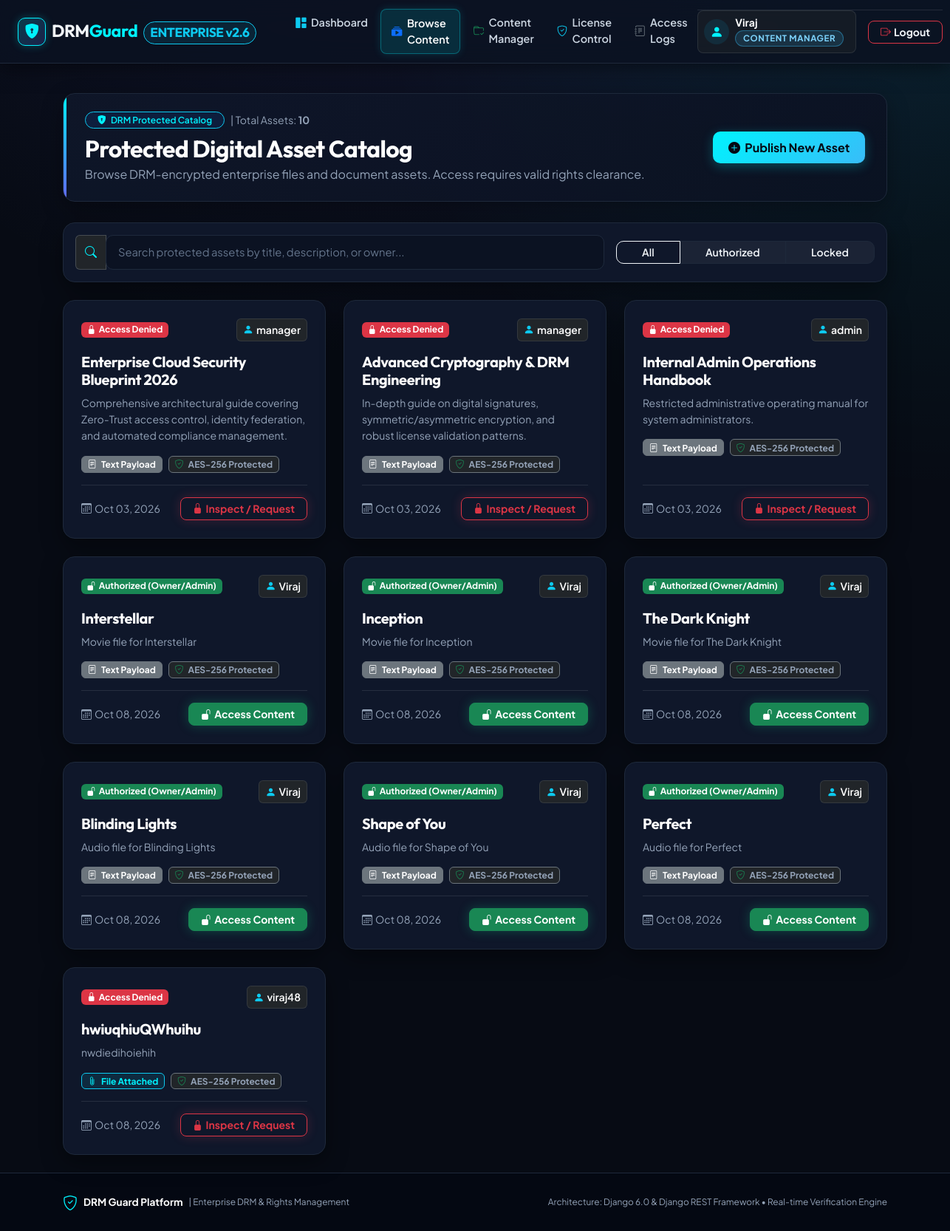
The page /contents/ (signed in) on the database its author committed.
### DRM_App/models.py (models this page shows, shortened)
class UserProfile(models.Model):
    ROLE_CHOICES = (
        ('ADMIN', 'Admin'),
        ('CONTENT_MANAGER', 'Content Manager'),
        ('NORMAL_USER', 'Normal User'),
    )
    user = models.OneToOneField(User, on_delete=models.CASCADE, related_name='profile')
    role = models.CharField(max_length=20, choices=ROLE_CHOICES, default='NORMAL_USER')
    created_at = models.DateTimeField(auto_now_add=True)
    @property
    def is_admin(self):
        return self.role == 'ADMIN' or self.user.is_superuser
    @property
    def is_content_manager(self):
        return self.role in ['ADMIN', 'CONTENT_MANAGER'] or self.user.is_superuser
    @property
    def is_normal_user(self):
        return self.role == 'NORMAL_USER'

class DigitalContent(models.Model):
    STATUS_CHOICES = (
        ('ACTIVE', 'Active'),
        ('DRAFT', 'Draft'),
        ('INACTIVE', 'Inactive'),
    )
    title = models.CharField(max_length=255)
    description = models.TextField()
    content_body = models.TextField(help_text="Protected text or document data", blank=True, null=True)
    file = models.FileField(upload_to='digital_contents/', blank=True, null=True)
    owner = models.ForeignKey(User, on_delete=models.CASCADE, related_name='contents')
    status = models.CharField(max_length=20, choices=STATUS_CHOICES, default='ACTIVE')
    created_at = models.DateTimeField(auto_now_add=True)
    updated_at = models.DateTimeField(auto_now=True)

### DRM_App/views.py (the view, shortened to what this page needs)
# urls.py: path('contents/', views.content_list_view, name='content_list'),
@login_required
def content_list_view(request):
    contents = DigitalContent.objects.filter(status='ACTIVE')
    user = request.user
    content_status_map = []
    now = timezone.now()
    for item in contents:
        has_access = False
        badge_text = "Access Denied"
        badge_class = "bg-danger"
        if user.profile.is_admin or item.owner == user:
            has_access = True
            badge_text = "Authorized (Owner/Admin)"
            badge_class = "bg-success"
        else:
            lic = License.objects.filter(user=user, content=item).order_by('-created_at').first()
        content_status_map.append({
            'object': item,
            'has_access': has_access,
            'badge_text': badge_text,
            'badge_class': badge_class
        })
    return render(request, 'DRM_App/content_list.html', {'content_items': content_status_map})

### DRM_App/templates/DRM_App/content_list.html (shortened to what this page needs)
{% extends 'DRM_App/base.html' %}
{% block content %}
<div class="page-header-banner d-flex flex-column flex-md-row justify-content-between align-items-md-center gap-3">
    <div>
        <div class="d-flex align-items-center gap-2 mb-2">
            <span class="badge bg-primary bg-opacity-10 text-cyan border border-info border-opacity-30 rounded-pill px-3 py-1 fw-semibold">
                <i class="bi bi-shield-lock-fill me-1"></i> DRM Protected Catalog
            </span>
            <span class="text-muted small">| Total Assets: <strong>{{ content_items|length }}</strong></span>
        </div>
        <h2 class="fw-bold text-white mb-1">Protected Digital Asset Catalog</h2>
        <p class="text-muted mb-0">Browse DRM-encrypted enterprise files and document assets. Access requires valid rights clearance.</p>
    </div>
    {% if user.profile.is_content_manager %}
    <div>
        <a href="{% url 'content_create' %}" class="btn btn-primary-custom">
            <i class="bi bi-plus-circle-fill"></i> Publish New Asset
        </a>
    </div>
    {% endif %}
</div>
<div class="card card-custom p-3 mb-4">
    <div class="row g-3 align-items-center">
        <div class="col-md-7 col-lg-8">
            <div class="input-group">
                <span class="input-group-text bg-dark border-secondary text-cyan border-opacity-50">
                    <i class="bi bi-search"></i>
                </span>
                <input type="text" id="catalogSearchInput" class="form-control" placeholder="Search protected assets by title, description, or owner..." onkeyup="filterCatalog()">
            </div>
        </div>
        <div class="col-md-5 col-lg-4 d-flex justify-content-md-end gap-2">
            <div class="btn-group w-100" role="group">
                <button type="button" class="btn btn-glass btn-sm active text-cyan" onclick="filterCategory('all', this)">All</button>
                <button type="button" class="btn btn-glass btn-sm" onclick="filterCategory('accessible', this)">Authorized</button>
                <button type="button" class="btn btn-glass btn-sm" onclick="filterCategory('locked', this)">Locked</button>
            </div>
        </div>
    </div>
</div>
{% if content_items %}
<div class="row g-4" id="catalogGrid">
    {% for item in content_items %}
    <div class="col-md-6 col-lg-4 catalog-item" data-access="{% if item.has_access %}accessible{% else %}locked{% endif %}" data-text="{{ item.object.title|lower }} {{ item.object.description|lower }} {{ item.object.owner.username|lower }}">
        <div class="card card-custom card-interactive h-100 p-4 d-flex flex-column">
            <div class="d-flex justify-content-between align-items-center mb-3">
                <span class="badge {{ item.badge_class }} px-2.5 py-1.5 fw-bold d-inline-flex align-items-center gap-1">
                    {% if item.has_access %}<i class="bi bi-unlock-fill"></i>{% else %}<i class="bi bi-lock-fill"></i>{% endif %}
                    {{ item.badge_text }}
                </span>
                <div class="d-flex align-items-center gap-1 text-muted small bg-dark bg-opacity-60 px-2 py-1 rounded-2 border border-secondary border-opacity-25">
                    <i class="bi bi-person-fill text-info"></i>
                    <span class="text-white fw-semibold">{{ item.object.owner.username }}</span>
                </div>
            </div>
            <div class="mb-3">
                <h5 class="fw-bold text-white mb-2 line-clamp-2">{{ item.object.title }}</h5>
                <p class="text-muted small flex-grow-1 mb-0" style="line-height: 1.6;">{{ item.object.description|truncatewords:20 }}</p>
            </div>
            <div class="d-flex flex-wrap gap-2 mb-3">
                {% if item.object.file %}
                    <span class="badge bg-info bg-opacity-10 text-cyan border border-info border-opacity-30 rounded-2"><i class="bi bi-paperclip me-1"></i> File Attached</span>
                {% else %}
                    <span class="badge bg-secondary bg-opacity-20 text-white border border-secondary border-opacity-40 rounded-2"><i class="bi bi-file-text me-1"></i> Text Payload</span>
                {% endif %}
                <span class="badge bg-dark text-muted border border-secondary border-opacity-30 rounded-2"><i class="bi bi-shield-check me-1 text-success"></i> AES-256 Protected</span>
            </div>
            <div class="pt-3 mt-auto border-top border-secondary border-opacity-25 d-flex justify-content-between align-items-center">
                <small class="text-muted"><i class="bi bi-calendar3 me-1"></i>{{ item.object.created_at|date:"M d, Y" }}</small>
                {% if item.has_access %}
                    <a href="{% url 'content_detail' item.object.id %}" class="btn btn-success btn-sm px-3 rounded-3 fw-bold d-inline-flex align-items-center gap-1" style="box-shadow: 0 0 15px rgba(16, 185, 129, 0.3);">
                        <i class="bi bi-unlock-fill"></i> Access Content
                    </a>
                {% else %}
                    <a href="{% url 'content_detail' item.object.id %}" class="btn btn-outline-danger btn-sm px-3 rounded-3 fw-bold d-inline-flex align-items-center gap-1" style="box-shadow: 0 0 15px rgba(244, 63, 94, 0.2);">
                        <i class="bi bi-lock-fill"></i> Inspect / Request
                    </a>
                {% endif %}
            </div>
        </div>
    </div>
    {% endfor %}
</div>
{% endif %}
{% endblock %}

### DRM_App/templates/DRM_App/base.html (shortened to what this page needs)
<!DOCTYPE html>
<html lang="en">
<head>
    <link href="https://cdn.jsdelivr.net/npm/bootstrap@5.3.2/dist/css/bootstrap.min.css" rel="stylesheet">
    <link rel="stylesheet" href="https://cdn.jsdelivr.net/npm/bootstrap-icons@1.11.3/font/bootstrap-icons.min.css">
</head>
<body>
    <nav class="navbar navbar-expand-lg navbar-dark navbar-custom sticky-top">
        <div class="container-fluid px-lg-4">
            <a class="navbar-brand d-flex align-items-center gap-2" href="{% url 'dashboard' %}">
                <div class="brand-logo-icon">
                    <i class="bi bi-shield-lock-fill fs-5" style="color: var(--drm-cyan);"></i>
                </div>
                <div>
                    <span class="fw-bold tracking-tight">DRM<span class="text-cyan">Guard</span></span>
                    <span class="badge bg-info bg-opacity-10 text-info border border-info border-opacity-30 rounded-pill fs-8 ms-1 px-2 py-0.5">ENTERPRISE v2.6</span>
                </div>
            </a>
            <div class="collapse navbar-collapse mt-3 mt-lg-0" id="navbarMain">
                {% if user.is_authenticated %}
                <ul class="navbar-nav me-auto mb-2 mb-lg-0 ms-lg-4 gap-1">
                    <li class="nav-item">
                        <a class="nav-link {% if request.resolver_match.url_name == 'dashboard' %}active{% endif %}" href="{% url 'dashboard' %}">
                            <i class="bi bi-grid-1x2-fill text-info"></i> Dashboard
                        </a>
                    </li>
                    <li class="nav-item">
                        <a class="nav-link {% if request.resolver_match.url_name == 'content_list' or request.resolver_match.url_name == 'content_detail' %}active{% endif %}" href="{% url 'content_list' %}">
                            <i class="bi bi-collection-play-fill text-primary"></i> Browse Content
                        </a>
                    </li>
                    {% if user.profile.is_content_manager %}
                    <li class="nav-item">
                        <a class="nav-link " href="{% url 'content_manage' %}">
                            <i class="bi bi-folder-check text-success"></i> Content Manager
                        </a>
                    </li>
                    <li class="nav-item">
                        <a class="nav-link " href="{% url 'license_manage' %}">
                            <i class="bi bi-shield-check text-info"></i> License Control
                        </a>
                    </li>
                    {% endif %}
                    <li class="nav-item">
                        <a class="nav-link {% if request.resolver_match.url_name == 'access_logs' %}active{% endif %}" href="{% url 'access_logs' %}">
                            <i class="bi bi-journal-text text-secondary"></i> Access Logs
                        </a>
                    </li>
                </ul>
                <div class="d-flex align-items-center gap-3 pt-2 pt-lg-0 border-top border-secondary border-opacity-25 border-lg-0">
                    <div class="d-flex align-items-center gap-2 bg-dark bg-opacity-50 p-2 rounded-3 border border-secondary border-opacity-25">
                        <div class="stat-icon bg-info bg-opacity-10 text-cyan rounded-circle" style="width: 34px; height: 34px; font-size: 1.1rem;">
                            <i class="bi bi-person-fill"></i>
                        </div>
                        <div class="lh-1 pe-2">
                            <div class="fw-bold small text-white">{{ user.username }}</div>
                            <span class="badge badge-role mt-1 {% if user.profile.is_admin %}badge-admin{% elif user.profile.is_content_manager %}badge-manager{% else %}badge-user{% endif %}">
                                {{ user.profile.get_role_display }}
                            </span>
                        </div>
                    </div>
                    <a href="{% url 'logout' %}" class="btn btn-outline-danger btn-sm rounded-3 px-3 fw-bold d-flex align-items-center gap-1" title="Sign out of DRM session">
                        <i class="bi bi-box-arrow-right"></i> <span class="d-none d-sm-inline">Logout</span>
                    </a>
                </div>
                {% endif %}
            </div>
        </div>
    </nav>
    <main class="container my-4 flex-grow-1">
        {% block content %}{% endblock %}
    </main>
    <footer class="footer text-center">
        <div class="container d-flex flex-column flex-md-row justify-content-between align-items-center gap-2">
            <div class="d-flex align-items-center gap-2">
                <i class="bi bi-shield-check text-cyan fs-5"></i>
                <span class="fw-bold text-white">DRM Guard Platform</span>
                <span class="text-muted small">| Enterprise DRM & Rights Management</span>
            </div>
            <p class="mb-0 text-muted small">
                Architecture: Django 6.0 & Django REST Framework &bull; Real-time Verification Engine
            </p>
        </div>
    </footer>
</body>
</html>

### rows shown on the page
DigitalContent: badge_text "Access Denied", object.owner.username "manager", object "Enterprise Cloud Security Blueprint 2026", object.description "Comprehensive architectural guide covering Zero-Trust access control, identity federation, and automated compliance management.", file "Text Payload", object.created_at "Oct 03, 2026", shows "Inspect / Request"
DigitalContent: badge_text "Access Denied", object.owner.username "manager", object "Advanced Cryptography & DRM Engineering", object.description "In-depth guide on digital signatures, symmetric/asymmetric encryption, and robust license validation patterns.", file "Text Payload", object.created_at "Oct 03, 2026", shows "Inspect / Request"
DigitalContent: badge_text "Access Denied", object.owner.username "admin", object "Internal Admin Operations Handbook", object.description "Restricted administrative operating manual for system administrators.", file "Text Payload", object.created_at "Oct 03, 2026", shows "Inspect / Request"
DigitalContent: badge_text "Authorized (Owner/Admin)", object.owner.username "Viraj", object "Interstellar", object.description "Movie file for Interstellar", file "Text Payload", object.created_at "Oct 08, 2026", shows "Access Content"
DigitalContent: badge_text "Authorized (Owner/Admin)", object.owner.username "Viraj", object "Inception", object.description "Movie file for Inception", file "Text Payload", object.created_at "Oct 08, 2026", shows "Access Content"
DigitalContent: badge_text "Authorized (Owner/Admin)", object.owner.username "Viraj", object "The Dark Knight", object.description "Movie file for The Dark Knight", file "Text Payload", object.created_at "Oct 08, 2026", shows "Access Content"
DigitalContent: badge_text "Authorized (Owner/Admin)", object.owner.username "Viraj", object "Blinding Lights", object.description "Audio file for Blinding Lights", file "Text Payload", object.created_at "Oct 08, 2026", shows "Access Content"
DigitalContent: badge_text "Authorized (Owner/Admin)", object.owner.username "Viraj", object "Shape of You", object.description "Audio file for Shape of You", file "Text Payload", object.created_at "Oct 08, 2026", shows "Access Content"
DigitalContent: badge_text "Authorized (Owner/Admin)", object.owner.username "Viraj", object "Perfect", object.description "Audio file for Perfect", file "Text Payload", object.created_at "Oct 08, 2026", shows "Access Content"
DigitalContent: badge_text "Access Denied", object.owner.username "viraj48", object "hwiuqhiuQWhuihu", object.description "nwdiedihoiehih", shows "File Attached", object.created_at "Oct 08, 2026", shows "Inspect / Request"

### other values the page prints
{{ user.username }} "Viraj"
{{ user.profile.get_role_display }} "CONTENT MANAGER"
{{ content_items|length }} "10"
